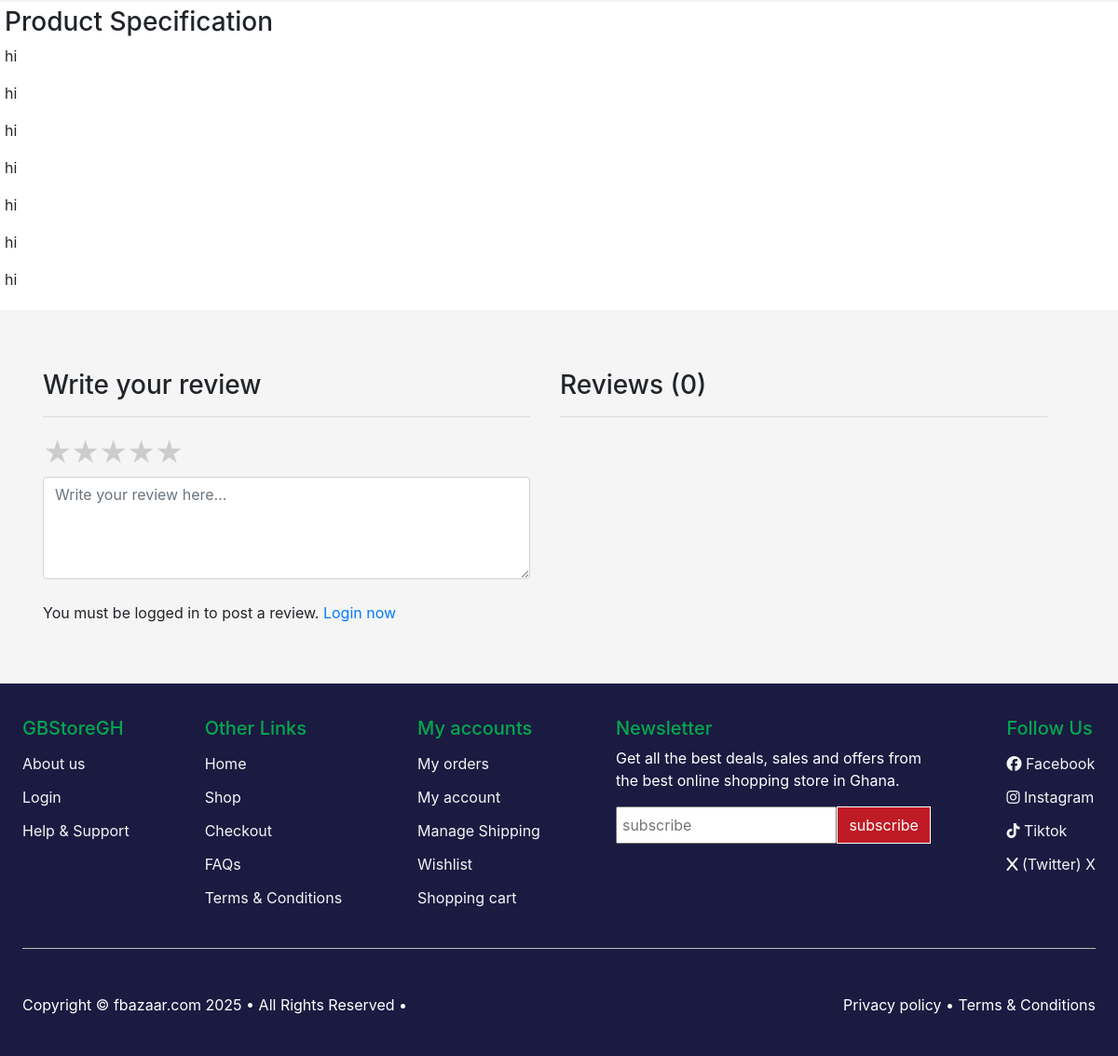
The app's page /product/iphone/ (lower part), older data.
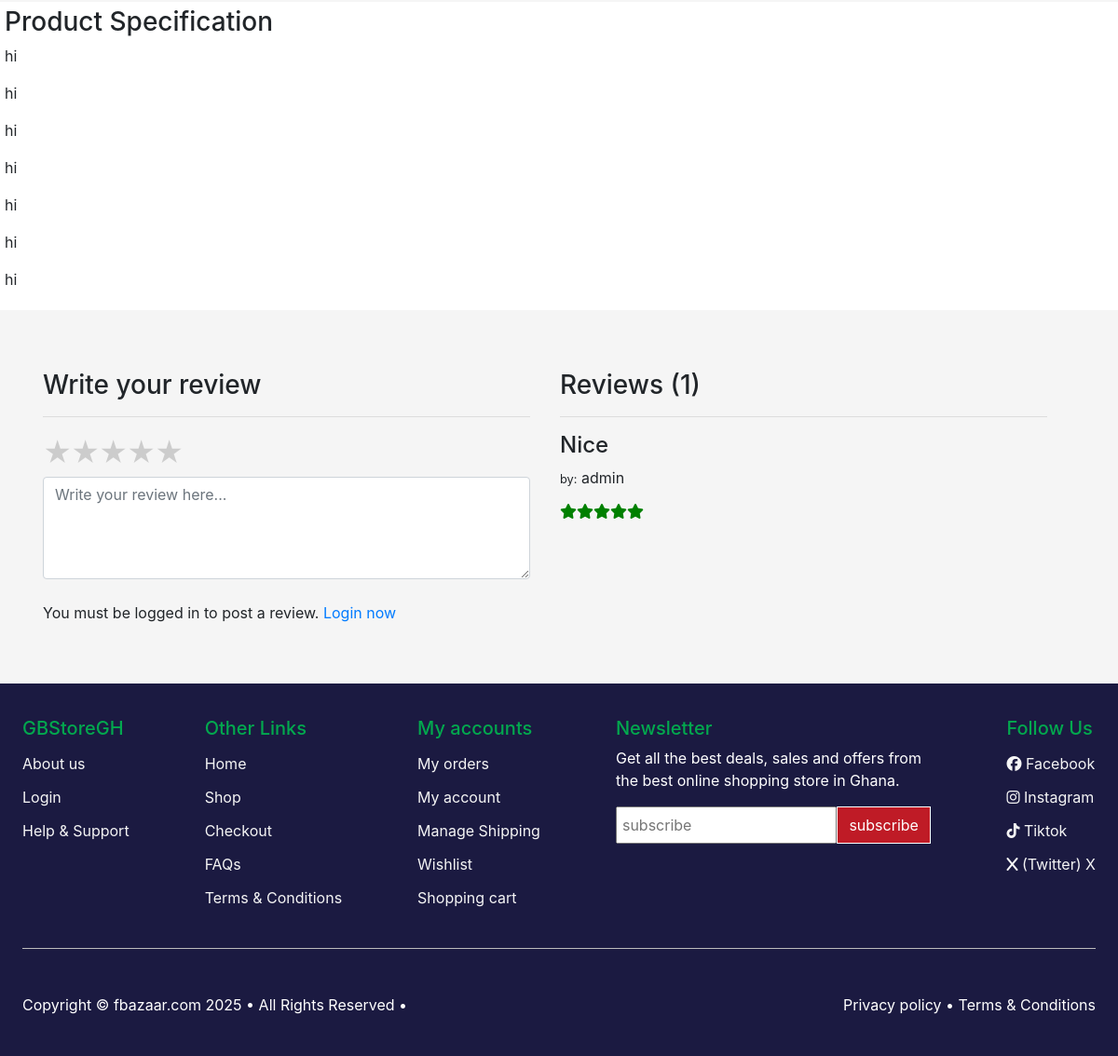
The same page, newer data.
### wishlist/models.py (models this page shows, shortened)
class Review(models.Model):
    user = models.ForeignKey(User, on_delete=models.CASCADE, null=True, blank=True)
    product = models.ForeignKey(Product, on_delete=models.CASCADE)
    comment = models.TextField(max_length=250)
    rate = models.IntegerField(default=0)
    created_at = models.DateTimeField(auto_now_add=True)
    class Meta:
        verbose_name_plural = "reviews"

### store/views.py (the view)
# urls.py: path('product/<slug:product_slug>/', views.productDetail, name='product-info'),
def productDetail(request, product_slug):
    product = get_object_or_404(Product, slug=product_slug)
    try:
        reviews = Review.objects.filter(product=product)
        review_counts = Review.objects.all().filter(product=product).count()
    except:
        return redirect('product-info')
    if request.method == 'POST':
        email = request.POST['email']
        newletter = Newsletter(email=email)
        newletter.save()
        return redirect('index')
    context = {
        'product': product,
        'reviews': reviews,
        'review_counts': review_counts,
        'title': 'Product Detail'
    }
    return render(request, 'store/details/productDetail.html', context)

### cart/cart.py (called while the page is built)
    def __len__(self):
        return sum(item['qty'] for item in self.cart.values())

### cart/context_processors.py (called while the page is built)
def cart(request):
    return {'cart': Cart(request)}

### store/views.py (called while the page is built)
def categories(request):
    all_categories = Category.objects.all()
    return {'all_categories': all_categories}

### store/templates/store/details/productDetail.html (shortened to what this page needs)
{% extends 'store/base.html' %} {% load static %} {% block content %}
<div class="product-content">
<div class="produt-specification">
  <h3>Product Specification</h3>
  <p>{{ product.description1 }}</p>
  <p>{{ product.description2 }}</p>
  <p>{{ product.description3 }}</p>
  <p>{{ product.description4 }}</p>
  <p>{{ product.description5 }}</p>
  <p>{{ product.description6 }}</p>
  <p>{{ product.description7 }}</p>
</div>
<section class="pt-5" data-aos="fade-up">
  <div class="container">
    <div class="row">
      <div class="col-lg-6 col-md-6 col-sm-12 mx-auto pb-4 p-3">
        <form method="POST" action="{% url 'review' product.id %}">
          <h3>Write your review</h3>
          <hr>
          <div>
            <div class="rate">
              <label for="star5" title="text">5 stars</label>
              <label for="star4" title="text">4 stars</label>
              <label for="star3" title="text">3 stars</label>
              <label for="star2" title="text">2 stars</label>
              <label for="star1" title="text">1 star</label>
            </div>
            <br>
            <br>
            <textarea placeholder="Write your review here..." class="form-control" name="comment" id=""
              rows="4" required></textarea>
          </div>
          <br>
          {% if user.is_authenticated %}
          <button class="btn btn-block" type="submit">Send review</button>
          {% else %}
          <p>You must be logged in to post a review. <span><a href="{% url 'my-login' %}">Login now</a></span>
          </p>
          {% endif %}
        </form>
      </div>
      <div class="col-lg-6 col-md-6 col-sm-12 p-3">
        <h3>Reviews ({{ review_counts }})</h3>
        <hr />
        <div class="review">
          {% for review in reviews %}
          <h4 class="subheading" itemprop="itemReviewed">{{ review.comment }}</h4>
          <p class="author" itemprop="author"><small>by:</small> {{ review.user }}</p>
          <div class="rate">
            <i class="fa fa-star {% if review.rate > 4 %} checked {% endif %}" style="float: right;"></i>
            <i class="fa fa-star {% if review.rate > 3 %} checked {% endif %}" style="float: right;"></i>
            <i class="fa fa-star {% if review.rate > 2 %} checked {% endif %}" style="float: right;"></i>
            <i class="fa fa-star {% if review.rate > 1 %} checked {% endif %}" style="float: right;"></i>
            <i class="fa fa-star {% if review.rate > 0 %} checked {% endif %}" style="float: right;"></i>
          </div>
          <br>
          {% endfor %}
        </div>
      </div>
    </div>
  </div>
</section>
</div>
{% endblock %}

Row changes from the older to the newer data that the page shows:
added Review: comment "Nice", user "admin", rate 5 (drawn)
Text that changed along with them:
{{ review_counts }}: "0" → "1"
